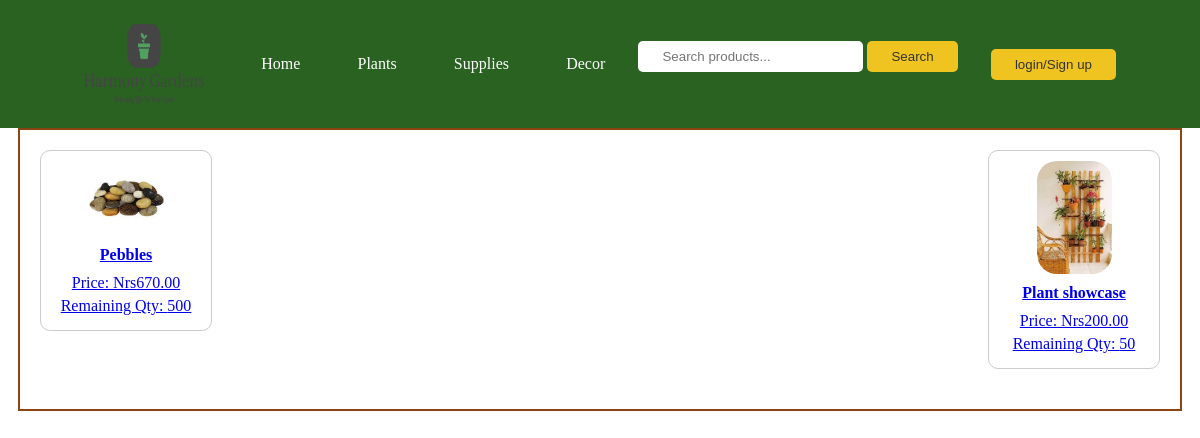
The page /decor.php on the database its author committed.
### tables this page shows
CREATE TABLE `products` (
  `id` int(11) NOT NULL,
  `name` varchar(100) NOT NULL,
  `qty` int(5) NOT NULL,
  `price` decimal(10,2) NOT NULL,
  `image` varchar(100) DEFAULT NULL,
  `login_id` int(11) NOT NULL,
  `tag` varchar(1000) NOT NULL,
  `description` longtext NOT NULL
);

### decor.php (the view, shortened to what this page needs)
<?php session_start();
include("connection.php");
if(isset($_SESSION['valid'])&& $_SESSION['id']==1) {
    include("logout_header.php");
}
else if(isset($_SESSION['valid'])&& $_SESSION['id']!==1){
	include('logout_header.php');
}
else {
	include('header.php');
}
$query = "SELECT id, name, qty, price, image FROM products WHERE tag='decor'";
$result = mysqli_query($mysqli, $query);
?>
<html>
<head>
</head>
<body>
    <div class="container">
        <div class="product-container">
            <?php
            while ($row = mysqli_fetch_assoc($result)) {
                echo '<a href="product_view.php?id=' . $row['id'] . '">';
                echo '<div class="product-card">';
                echo '<img class="product-image" src="' . $row['image'] . '" alt="' . $row['name'] . '" height="150px" width="150px" style="border-radius: 20px;">';
                echo '<h3>' . $row['name'] . '</h3>';
                echo '<p>Price: Nrs' . $row['price'] . '</p>';
                echo '<p>Remaining Qty: ' . $row['qty'] . '</p>';
                echo '</div>';
                echo '</a>';
            }
            ?>
        </div>
    </div>
</body>
</html>

### css/header_style.css (style rules this page uses)
body, h1, h2, h3, p, ul, li { margin: 0; padding: 0; list-style: none; }

### decor.php (style rules this page uses)
.container { max-width: 70em; margin: 0 auto; padding: 20px; border: 2px solid saddlebrown; }
.product-container { display: flex; flex-wrap: wrap; justify-content: space-between; }
.product-card { flex: 0 0 calc(33.33% - 20px); margin-bottom: 20px; padding: 10px; border: 1px solid #ccc; border-radius: 10px; max-height:200px ; background-color: #fff; text-align: center; }
.product-image { max-width: 50%; height: auto; border-radius: 10px; max-height:30% ; }
h3 { font-size: 1em; margin: 10px 0; text-decoration: none; }
p { font-size: 1em; margin: 5px 0; text-decoration: none; }

### rows shown on the page
products: image (picture), name "Pebbles", price "670.00", qty "500"
products: image (picture), name "Plant showcase", price "200.00", qty "50"
